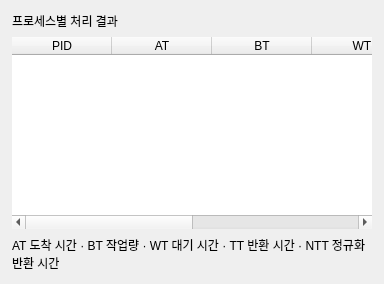
           <widget class="QFrame" name="result_card">
            <property name="role" stdset="0">
             <string>card</string>
            </property>
            <property name="frameShape">
             <enum>QFrame::NoFrame</enum>
            </property>
            <layout class="QVBoxLayout" name="result_layout">
             <property name="leftMargin">
              <number>12</number>
             </property>
             <property name="topMargin">
              <number>12</number>
             </property>
             <property name="rightMargin">
              <number>12</number>
             </property>
             <property name="bottomMargin">
              <number>12</number>
             </property>
             <property name="spacing">
              <number>7</number>
             </property>
             <item>
              <widget class="QLabel" name="lb_result">
               <property name="role" stdset="0">
                <string>section_title</string>
               </property>
               <property name="text">
                <string>프로세스별 처리 결과</string>
               </property>
              </widget>
             </item>
             <item>
              <widget class="QTableWidget" name="tw_result">
               <property name="sizePolicy">
                <sizepolicy hsizetype="Expanding" vsizetype="Expanding">
                 <horstretch>0</horstretch>
                 <verstretch>0</verstretch>
                </sizepolicy>
               </property>
               <property name="frameShape">
                <enum>QFrame::NoFrame</enum>
               </property>
               <property name="showGrid">
                <bool>false</bool>
               </property>
               <property name="alternatingRowColors">
                <bool>true</bool>
               </property>
               <property name="wordWrap">
                <bool>false</bool>
               </property>
               <property name="selectionBehavior">
                <enum>QAbstractItemView::SelectRows</enum>
               </property>
               <property name="selectionMode">
                <enum>QAbstractItemView::ExtendedSelection</enum>
               </property>
               <property name="sortingEnabled">
                <bool>true</bool>
               </property>
               <property name="rowCount">
                <number>0</number>
               </property>
               <property name="columnCount">
                <number>6</number>
               </property>
               <attribute name="horizontalHeaderStretchLastSection">
                <bool>true</bool>
               </attribute>
               <attribute name="verticalHeaderVisible">
                <bool>false</bool>
               </attribute>
               <column>
                <property name="text">
                 <string>PID</string>
                </property>
               </column>
               <column>
                <property name="text">
                 <string>AT</string>
                </property>
               </column>
               <column>
                <property name="text">
                 <string>BT</string>
                </property>
               </column>
               <column>
                <property name="text">
                 <string>WT</string>
                </property>
               </column>
               <column>
                <property name="text">
                 <string>TT</string>
                </property>
               </column>
               <column>
                <property name="text">
                 <string>NTT</string>
                </property>
               </column>
               <property name="minimumSize">
                <size>
                 <width>360</width>
                 <height>0</height>
                </size>
               </property>
              </widget>
             </item>
             <item>
              <widget class="QLabel" name="lb_result_hint">
               <property name="role" stdset="0">
                <string>muted</string>
               </property>
               <property name="text">
                <string>AT 도착 시간 · BT 작업량 · WT 대기 시간 · TT 반환 시간 · NTT 정규화 반환 시간</string>
               </property>
               <property name="wordWrap">
                <bool>true</bool>
               </property>
              </widget>
             </item>
            </layout>
           </widget>
